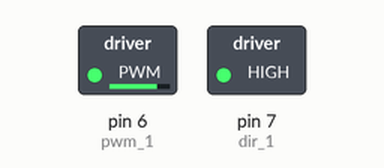
Simulated run of this sketch. Board: Arduino Uno, built with avr-gcc and run on an emulated ATmega328P. Parts: switched loads named in the sketch (green lamp = pin HIGH). What the sketch prints to the serial monitor is not drawn. At 25.7 s the program stops and its outputs stay as they are.

Above: at 0.1 s.
Timing chart, 0 to 1.6 s (numbered marks = the images above):
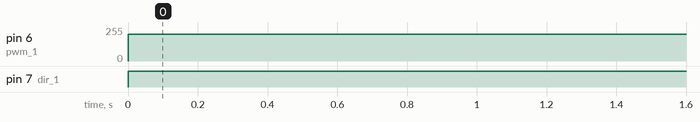

The sketch:

TestSoloMotore.ino
```cpp
//define pin name
#define dir_1 7
#define pwm_1 6
#define switch_1 13
//#define switch_2 12
//#define dir_2 4
//#define pwm_2 3
#define pot A1 //potentiometer
void setup(){
 //declare pins as INPUT/OUTPUT
 pinMode(pwm_1,OUTPUT);
 pinMode(dir_1,OUTPUT);
// pinMode(pwm_2,OUTPUT);
// pinMode(dir_2,OUTPUT);
// pinMode(pot,INPUT);
// pinMode(switch_1, INPUT);
// pinMode(switch_2, INPUT);
 Serial.begin(9600); //I am using Serial Monitor instead of LCD display
}
void loop(){
 int pwm_value;
 for (pwm_value=0;pwm_value<=255;pwm_value++){

// digitalWrite(dir_1,digitalRead(switch_1)); //controls the direction the motor
 digitalWrite(dir_1,HIGH); //controls the direction the motor

// analogWrite(pwm_1,pwm_value); //increase the speed of the motor from 0 to 255
 analogWrite(pwm_1,200); //increase the speed of the motor from 0 to 255

// digitalWrite(dir_2,!digitalRead(switch_2));
// analogWrite(pwm_2,pwm_value); //increase the speed of the motor from 0 to 255
// analogWrite(pwm_1,(255-pwm_value)); //decrease the speed of the motor from 255 to 0
 Serial.println("PWM:");
 Serial.println(pwm_value); //Display the value of PWM
 delay(100);
}
while(1) continue; //terminate the program
}
```

Measured:
- by itself, pin 6 (pwm_1): 0/255 → 200/255 at 0.00 s
- by itself, pin 7 (dir_1): LOW → HIGH at 0.00 s
